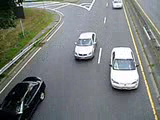
#> input picture frame 73 of motion analysis/traffic.avi, 160 x 120 px
$ python task1.py
#> lines starting #> are read from the running program, lines starting #| are printed output that depends on the picture; after the words box and inside, x2 and y2 are one past the last pixel; in counts of white or black regions, pixels touching at a corner belong together
import cv2
import numpy as np
from skimage.filters import threshold_multiotsu

# ------------------------------
# Helper: resize image before display
# ------------------------------
def show(title, img, scale=2):   # scale=2 makes it double size
    h, w = img.shape[:2]
    resized = cv2.resize(img, (w*scale, h*scale))
    cv2.imshow(title, resized)
    cv2.waitKey(0)

trafficObj = cv2.VideoCapture(r"D:\computer vision tasks\motion analysis\traffic.avi")

fn = 73  # Set frame position
trafficObj.set(cv2.CAP_PROP_POS_FRAMES, fn)

ret, frame = trafficObj.read()
#> frame is the input picture: shape (120, 160, 3); mean B, G, R 121.6, 124.2, 119.7
if not ret:
    print("Could not read frame")
    exit()

# Show frame
show("Frame", frame)
#> in show, `resized = cv2.resize(img, (w*scale, h*scale))`:
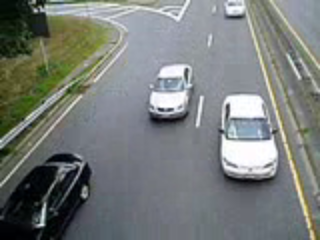
#> resized: shape (240, 320, 3); mean B, G, R 121.5, 124.1, 119.6

fGray = cv2.cvtColor(frame, cv2.COLOR_BGR2GRAY)
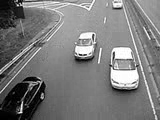
#> fGray: shape (120, 160); min 0, max 255, mean 122.5
show("Gray Frame", fGray)
#> call 2 of show, with title = 'Gray Frame', scale = 2
#> in show (call 2), `resized = cv2.resize(img, (w*scale, h*scale))`:
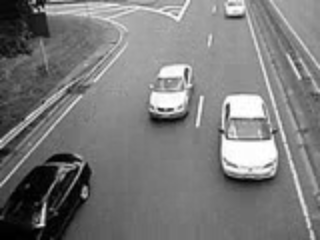
#> resized: shape (240, 320); min 0, max 255, mean 122.4

# Multi-threshold
t = threshold_multiotsu(fGray, classes=4)
#> t = [68, 131, 192]
print("Threshold values:", t)
#| Threshold values: [ 68 131 192]
print(t[2])
#| 192

# Binary mask
fBW = np.where(fGray > t[2], 255, 0).astype(np.uint8)
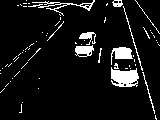
#> fBW: shape (120, 160); 8.1% white; 69 white regions (58 under 20 px), largest, box (x1, y1, x2, y2) and area: (111, 67, 139, 87) 397, (111, 47, 133, 65) 213, (28, 0, 95, 16) 205
show("Binary Mask", fBW)
#> call 3 of show, with title = 'Binary Mask', scale = 2
#> in show (call 3), `resized = cv2.resize(img, (w*scale, h*scale))`:
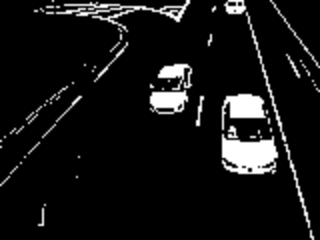
#> resized: shape (240, 320); min 0, max 255, mean 20.5

# Structuring elements
se5 = cv2.getStructuringElement(cv2.MORPH_ELLIPSE, (11, 11))
se10 = cv2.getStructuringElement(cv2.MORPH_ELLIPSE, (21, 21))

# Morphology
fNoNoise = cv2.morphologyEx(fBW, cv2.MORPH_OPEN, se5)
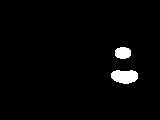
#> fNoNoise: shape (120, 160); 2.4% white; 2 white regions, box (x1, y1, x2, y2) and area: (111, 70, 138, 84) 300, (115, 47, 131, 59) 160
show("After Opening", fNoNoise)

f1Obj = cv2.morphologyEx(fNoNoise, cv2.MORPH_CLOSE, se10)
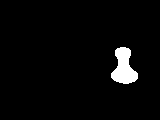
#> f1Obj: shape (120, 160); 3.2% white; 1 white region, box (x1, y1, x2, y2) and area: (111, 47, 138, 84) 619
show("After Closing", f1Obj)

# Tagging
taggedCars = frame.copy()
width = 2

if np.any(f1Obj == 255):
    r, c = np.where(f1Obj == 255)
#> r = 619 values from 47 to 83; c = 619 values, max 137 at index 400, min 111 at index 374, mean 123.5
    rbar = int(np.mean(r))
#> rbar = 67
    cbar = int(np.mean(c))
#> cbar = 123

    row = slice(rbar - width, rbar + width + 1)
    col = slice(cbar - width, cbar + width + 1)

    taggedCars[row, col] = [0, 0, 255]  # Red marking
#> taggedCars: shape (120, 160, 3); 0.13% of pixels changed, all inside (x1, y1, x2, y2) = (121, 65, 126, 70)

show("Tagged Frame", taggedCars)

cv2.destroyAllWindows()
